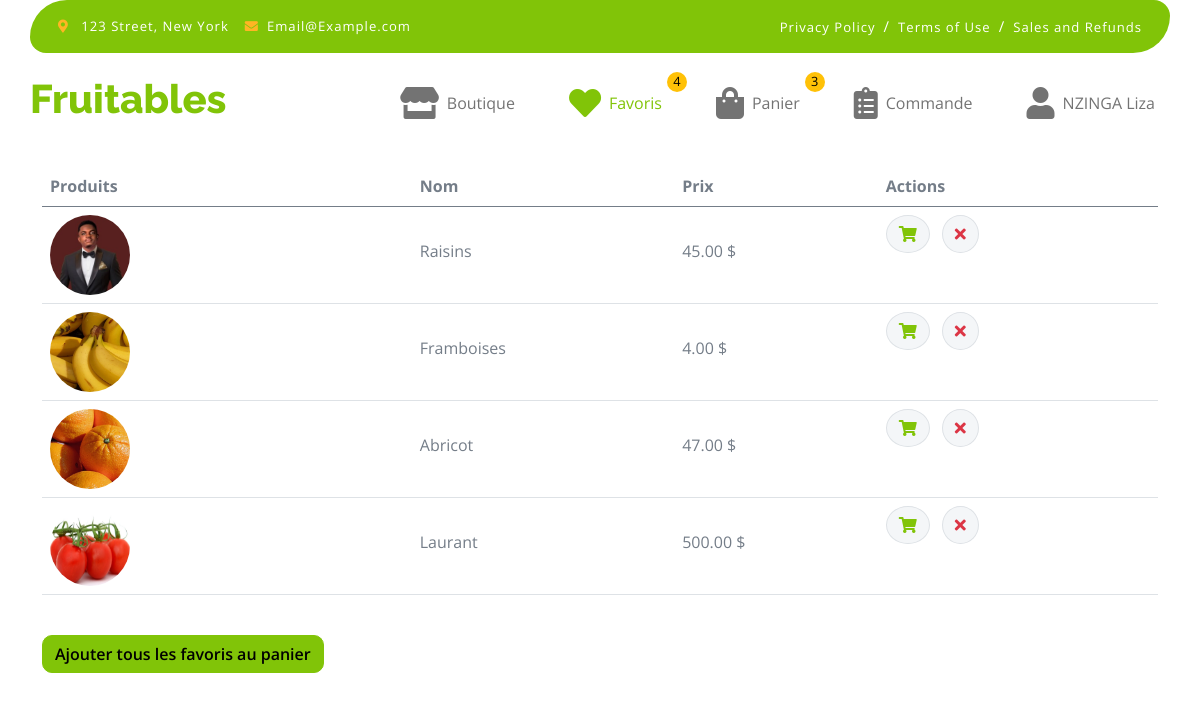
Page /favoris.php (signed in) on the committed database.
### tables this page shows
CREATE TABLE `produits` (
  `id` int(11) NOT NULL,
  `nom` varchar(255) NOT NULL,
  `description` text DEFAULT NULL,
  `prix` decimal(10,2) NOT NULL,
  `image` varchar(255) DEFAULT NULL,
  `categorie_id` int(11) DEFAULT NULL,
  `cree_le` timestamp NOT NULL DEFAULT current_timestamp()
);

### favoris.php (the view, shortened to what this page needs)
<?php
include 'config.php';
include 'head.php';
$stmt = $pdo->prepare("SELECT p.id, p.nom, p.description, p.prix, p.image
                       FROM favoris f
                       JOIN produits p ON f.ida = p.id
                       WHERE f.idu = :user_id");
$stmt->bindValue(':user_id', $_SESSION['user_id'], PDO::PARAM_INT);
$stmt->execute();
$favorites = $stmt->fetchAll(PDO::FETCH_ASSOC);
?>
<body>
<?php include 'header.php'; ?>
<div class="container custom-margin-top" style=" padding-top: 5rem;">
    <h2>Mes favoris</h2>
    <div class="table-responsive mt-5">
        <table class="table">
            <thead>
              <tr>
                <th scope="col">Produits</th>
                <th scope="col">Nom</th>
                <th scope="col">Prix</th>
                <th scope="col">Actions</th>
              </tr>
            </thead>
            <tbody>
                <?php foreach ($favorites as $product): ?>
                    <tr>
                        <th scope="row">
                            <div class="d-flex align-items-center">
                                <img src="images/<?= htmlspecialchars($product['image']) ?>" class="img-fluid me-5 rounded-circle" style="width: 80px; height: 80px;" alt="<?= htmlspecialchars($product['nom']) ?>">
                            </div>
                        </th>
                        <td>
                            <p class="mb-0 mt-4"><?= htmlspecialchars($product['nom']) ?></p>
                        </td>
                        <td>
                            <p class="mb-0 mt-4"><?= htmlspecialchars($product['prix']) ?> $</p>
                        </td>
                        <td>
                            <button class="btn btn-md rounded-circle bg-light border me-2" onclick="addToCart(<?= htmlspecialchars($product['id']) ?>)">
                                <i class="fa fa-shopping-cart text-primary"></i>
                            </button>
                            <button class="btn btn-md rounded-circle bg-light border" onclick="removeFromFavorites(<?= htmlspecialchars($product['id']) ?>)">
                                <i class="fa fa-times text-danger"></i>
                            </button>
                        </td>
                    </tr>
                <?php endforeach; ?>
            </tbody>
        </table>
        <button class="btn btn-primary mt-4" onclick="addAllToCart()">Ajouter tous les favoris au panier</button>
    </div>
</div>
</body>
</html>

### head.php (shortened to what this page needs)
<!DOCTYPE html>
<html lang="en">
<head>
    <link rel="stylesheet" href="https://use.fontawesome.com/releases/v5.15.4/css/all.css"/>
    <link href="https://cdn.jsdelivr.net/npm/bootstrap-icons@1.4.1/font/bootstrap-icons.css" rel="stylesheet">
    <link href="lib/lightbox/css/lightbox.min.css" rel="stylesheet">
    <link href="lib/owlcarousel/assets/owl.carousel.min.css" rel="stylesheet">
    <link href="css/bootstrap.min.css" rel="stylesheet">
    <link href="css/style.css" rel="stylesheet">
</head>

### header.php (shortened to what this page needs)
<?php
include 'config.php';
$favorites_count = 0;
if (isset($_SESSION['user_id'])) {
    $stmt = $pdo->prepare("SELECT COUNT(*) FROM favoris WHERE idu = :user_id");
    $stmt->bindValue(':user_id', $_SESSION['user_id'], PDO::PARAM_INT);
    $stmt->execute();
    $favorites_count = $stmt->fetchColumn();
}
?>
<div class="container-fluid fixed-top">
    <div class="container topbar bg-primary d-none d-lg-block">
        <div class="d-flex justify-content-between">
            <div class="top-info ps-2">
                <small class="me-3"><i class="fas fa-map-marker-alt me-2 text-secondary"></i> <a href="#" class="text-white">123 Street, New York</a></small>
                <small class="me-3"><i class="fas fa-envelope me-2 text-secondary"></i><a href="#" class="text-white">Email@Example.com</a></small>
            </div>
            <div class="top-link pe-2">
                <a href="#" class="text-white"><small class="text-white mx-2">Privacy Policy</small>/</a>
                <a href="#" class="text-white"><small class="text-white mx-2">Terms of Use</small>/</a>
                <a href="#" class="text-white"><small class="text-white ms-2">Sales and Refunds</small></a>
            </div>
        </div>
    </div>
    <div class="container px-0">
        <nav class="navbar navbar-light bg-white navbar-expand-xl">
            <a href="index.php" class="navbar-brand"><h1 class="text-primary display-6">Fruitables</h1></a>
            <div class="collapse navbar-collapse bg-white" id="navbarCollapse">
                <div class="navbar-nav ms-auto">
                    <a href="shop.php" class="position-relative me-4 my-auto d-flex align-items-center nav-link <?php echo basename($_SERVER['PHP_SELF']) == 'shop.php' ? 'active' : ''; ?>">
                        <i class="fa fa-store fa-2x"></i>
                        <span class="icon-label ms-2">Boutique</span>
                    </a>
                    <a href="favoris.php" class="position-relative me-4 my-auto d-flex align-items-center nav-link <?php echo basename($_SERVER['PHP_SELF']) == 'favoris.php' ? 'active' : ''; ?>">
                        <i class="fa fa-heart fa-2x"></i>
                        <span class="icon-label ms-2">Favoris</span>
                        <?php if ($favorites_count > 0): ?>
                            <span class="favorite-count position-absolute">
                                <?= $favorites_count ?>
                            </span>
                        <?php endif; ?>
                    </a>
                    <a href="cart.php" class="position-relative me-4 my-auto d-flex align-items-center nav-link <?php echo basename($_SERVER['PHP_SELF']) == 'cart.php' ? 'active' : ''; ?>">
                        <i class="fa fa-shopping-bag fa-2x"></i>
                        <span class="icon-label ms-2">Panier</span>
                        <span class="cart-count position-absolute">3</span>
                    </a>
                    <a href="orders.php" class="position-relative me-4 my-auto d-flex align-items-center nav-link <?php echo basename($_SERVER['PHP_SELF']) == 'orders.php' ? 'active' : ''; ?>">
                        <i class="fa fa-clipboard-list fa-2x"></i>
                        <span class="icon-label ms-2">Commande</span>
                    </a>
                    <a href="account.php" class="my-auto d-flex align-items-center nav-link <?php echo basename($_SERVER['PHP_SELF']) == 'account.php' ? 'active' : ''; ?>">
                        <i class="fas fa-user fa-2x"></i>
                        <?php if (isset($_SESSION['nom_utilisateur']) && isset($_SESSION['prenom'])): ?>
                            <span class="ms-2"><?php echo htmlspecialchars($_SESSION['nom_utilisateur']) . ' ' . htmlspecialchars($_SESSION['prenom']); ?></span>
                        <?php endif; ?>
                    </a>
                </div>
            </div>
        </nav>
    </div>
</div>

### css/style.css (style rules this page uses)
.btn { font-weight: 600; transition: .5s; }
.fixed-top { transition: 0.5s; background: var(--bs-white); border: 0; }
.topbar { padding: 20px; border-radius: 230px 100px; }
.topbar .top-info { font-size: 15px; line-height: 0; letter-spacing: 1px; display: flex; align-items: center; }
.topbar .top-link { font-size: 15px; line-height: 0; letter-spacing: 1px; display: flex; align-items: center; }
.topbar .top-link a { letter-spacing: 1px; }
.navbar .navbar-nav .nav-link { padding: 10px 15px; font-size: 16px; transition: .5s; }
.navbar { height: 100px; border-bottom: 1px solid rgba(255, 255, 255, .1); }
.navbar .navbar-nav .nav-link:hover, .navbar .navbar-nav .nav-link.active, .fixed-top.bg-white .navbar .navbar-nav .nav-link:hover, .fixed-top.bg-white .navbar .navbar-nav .nav-link.active { color: var(--bs-primary); }

### header.php (style rules this page uses)
.navbar { justify-content: flex-end; }
.navbar-brand { margin-right: auto; }
.favorite-count, .cart-count { position: absolute; top: -5px; right: -10px; height: 20px; min-width: 20px; font-size: 0.8rem; background-color: #ffc107; color: #000; border-radius: 50%; display: flex; align-items: center; justify-content: center; }

### rows in the picture
produits: image (picture), nom "Raisins", prix "45.00"
produits: image (picture), nom "Framboises", prix "4.00"
produits: image (picture), nom "Abricot", prix "47.00"
produits: image (picture), nom "Laurant", prix "500.00"

### other values in the picture
$favorites_count "4"
$_SESSION['nom_utilisateur'] "NZINGA"
$_SESSION['prenom'] "Liza"
